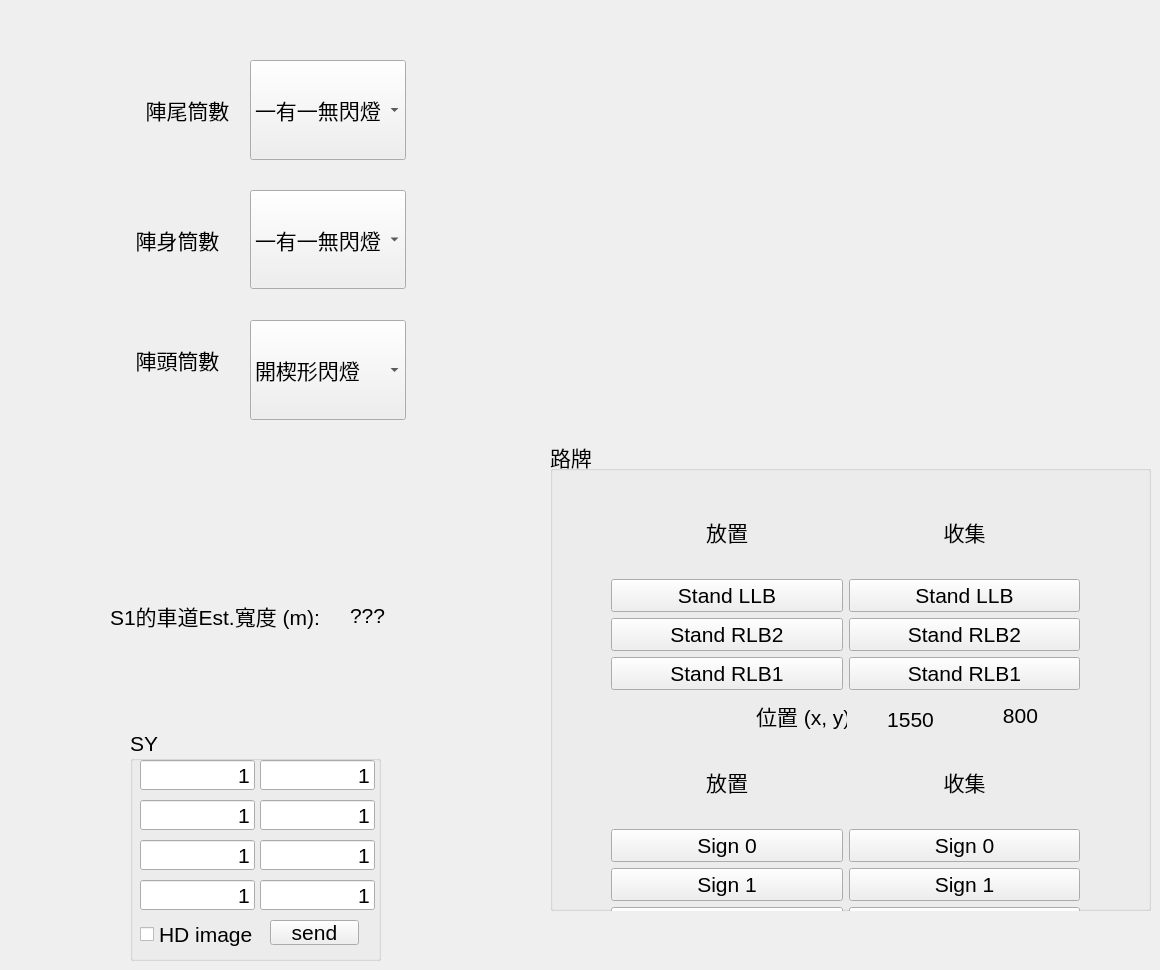
      <widget class="QWidget" name="tab_3">
       <attribute name="title">
        <string>Page</string>
       </attribute>
       <widget class="QGroupBox" name="groupBox_7">
        <property name="geometry">
         <rect>
          <x>550</x>
          <y>440</y>
          <width>601</width>
          <height>471</height>
         </rect>
        </property>
        <property name="sizePolicy">
         <sizepolicy hsizetype="Preferred" vsizetype="Preferred">
          <horstretch>0</horstretch>
          <verstretch>0</verstretch>
         </sizepolicy>
        </property>
        <property name="font">
         <font>
          <pointsize>16</pointsize>
         </font>
        </property>
        <property name="title">
         <string>路牌</string>
        </property>
        <widget class="QWidget" name="gridLayoutWidget_4">
         <property name="geometry">
          <rect>
           <x>60</x>
           <y>50</y>
           <width>471</width>
           <height>201</height>
          </rect>
         </property>
         <property name="font">
          <font>
           <pointsize>16</pointsize>
          </font>
         </property>
         <layout class="QGridLayout" name="gridLayout_6">
          <property name="leftMargin">
           <number>1</number>
          </property>
          <property name="topMargin">
           <number>1</number>
          </property>
          <property name="rightMargin">
           <number>1</number>
          </property>
          <property name="bottomMargin">
           <number>1</number>
          </property>
          <item row="3" column="2">
           <widget class="QPushButton" name="StandCollectButton_2">
            <property name="font">
             <font>
              <pointsize>16</pointsize>
             </font>
            </property>
            <property name="text">
             <string>Stand RLB1</string>
            </property>
           </widget>
          </item>
          <item row="1" column="1">
           <widget class="QPushButton" name="StandPlaceButton_0">
            <property name="font">
             <font>
              <pointsize>16</pointsize>
             </font>
            </property>
            <property name="text">
             <string>Stand LLB</string>
            </property>
           </widget>
          </item>
          <item row="2" column="1">
           <widget class="QPushButton" name="StandPlaceButton_1">
            <property name="font">
             <font>
              <pointsize>16</pointsize>
             </font>
            </property>
            <property name="text">
             <string>Stand RLB2</string>
            </property>
           </widget>
          </item>
          <item row="1" column="2">
           <widget class="QPushButton" name="StandCollectButton_0">
            <property name="font">
             <font>
              <pointsize>16</pointsize>
             </font>
            </property>
            <property name="text">
             <string>Stand LLB</string>
            </property>
           </widget>
          </item>
          <item row="2" column="2">
           <widget class="QPushButton" name="StandCollectButton_1">
            <property name="font">
             <font>
              <pointsize>16</pointsize>
             </font>
            </property>
            <property name="text">
             <string>Stand RLB2</string>
            </property>
           </widget>
          </item>
          <item row="3" column="1">
           <widget class="QPushButton" name="StandPlaceButton_2">
            <property name="font">
             <font>
              <pointsize>16</pointsize>
             </font>
            </property>
            <property name="text">
             <string>Stand RLB1</string>
            </property>
           </widget>
          </item>
          <item row="0" column="1">
           <widget class="QLabel" name="label_18">
            <property name="font">
             <font>
              <pointsize>16</pointsize>
             </font>
            </property>
            <property name="text">
             <string>放置</string>
            </property>
            <property name="alignment">
             <set>Qt::AlignCenter</set>
            </property>
           </widget>
          </item>
          <item row="0" column="2">
           <widget class="QLabel" name="label_26">
            <property name="font">
             <font>
              <pointsize>16</pointsize>
             </font>
            </property>
            <property name="text">
             <string>收集</string>
            </property>
            <property name="alignment">
             <set>Qt::AlignCenter</set>
            </property>
           </widget>
          </item>
         </layout>
        </widget>
        <widget class="QWidget" name="gridLayoutWidget_24">
         <property name="geometry">
          <rect>
           <x>60</x>
           <y>300</y>
           <width>471</width>
           <height>201</height>
          </rect>
         </property>
         <property name="font">
          <font>
           <pointsize>16</pointsize>
          </font>
         </property>
         <layout class="QGridLayout" name="gridLayout_26">
          <property name="leftMargin">
           <number>1</number>
          </property>
          <property name="topMargin">
           <number>1</number>
          </property>
          <property name="rightMargin">
           <number>1</number>
          </property>
          <property name="bottomMargin">
           <number>1</number>
          </property>
          <item row="3" column="2">
           <widget class="QPushButton" name="SignCollectButton_2">
            <property name="font">
             <font>
              <pointsize>16</pointsize>
             </font>
            </property>
            <property name="text">
             <string>Sign 2</string>
            </property>
           </widget>
          </item>
          <item row="1" column="1">
           <widget class="QPushButton" name="SignPlaceButton_0">
            <property name="font">
             <font>
              <pointsize>16</pointsize>
             </font>
            </property>
            <property name="text">
             <string>Sign 0</string>
            </property>
           </widget>
          </item>
          <item row="2" column="1">
           <widget class="QPushButton" name="SignPlaceButton_1">
            <property name="font">
             <font>
              <pointsize>16</pointsize>
             </font>
            </property>
            <property name="text">
             <string>Sign 1</string>
            </property>
           </widget>
          </item>
          <item row="1" column="2">
           <widget class="QPushButton" name="SignCollectButton_0">
            <property name="font">
             <font>
              <pointsize>16</pointsize>
             </font>
            </property>
            <property name="text">
             <string>Sign 0</string>
            </property>
           </widget>
          </item>
          <item row="2" column="2">
           <widget class="QPushButton" name="SignCollectButton_1">
            <property name="font">
             <font>
              <pointsize>16</pointsize>
             </font>
            </property>
            <property name="text">
             <string>Sign 1</string>
            </property>
           </widget>
          </item>
          <item row="3" column="1">
           <widget class="QPushButton" name="SignPlaceButton_2">
            <property name="font">
             <font>
              <pointsize>16</pointsize>
             </font>
            </property>
            <property name="text">
             <string>Sign 2</string>
            </property>
           </widget>
          </item>
          <item row="0" column="1">
           <widget class="QLabel" name="label_27">
            <property name="font">
             <font>
              <pointsize>16</pointsize>
             </font>
            </property>
            <property name="text">
             <string>放置</string>
            </property>
            <property name="alignment">
             <set>Qt::AlignCenter</set>
            </property>
           </widget>
          </item>
          <item row="0" column="2">
           <widget class="QLabel" name="label_28">
            <property name="font">
             <font>
              <pointsize>16</pointsize>
             </font>
            </property>
            <property name="text">
             <string>收集</string>
            </property>
            <property name="alignment">
             <set>Qt::AlignCenter</set>
            </property>
           </widget>
          </item>
         </layout>
        </widget>
        <widget class="QLabel" name="label_30">
         <property name="geometry">
          <rect>
           <x>206</x>
           <y>260</y>
           <width>91</width>
           <height>31</height>
          </rect>
         </property>
         <property name="font">
          <font>
           <pointsize>16</pointsize>
          </font>
         </property>
         <property name="text">
          <string>位置 (x, y):</string>
         </property>
        </widget>
        <widget class="QLabel" name="mouseCursorPositionXExtLabel">
         <property name="geometry">
          <rect>
           <x>310</x>
           <y>269</y>
           <width>101</width>
           <height>21</height>
          </rect>
         </property>
         <property name="font">
          <font>
           <pointsize>16</pointsize>
          </font>
         </property>
         <property name="text">
          <string>1550</string>
         </property>
         <property name="alignment">
          <set>Qt::AlignCenter</set>
         </property>
        </widget>
        <widget class="QLabel" name="mouseCursorPositionYExtLabel">
         <property name="geometry">
          <rect>
           <x>420</x>
           <y>260</y>
           <width>101</width>
           <height>31</height>
          </rect>
         </property>
         <property name="font">
          <font>
           <pointsize>16</pointsize>
          </font>
         </property>
         <property name="text">
          <string>800</string>
         </property>
         <property name="alignment">
          <set>Qt::AlignCenter</set>
         </property>
        </widget>
       </widget>
       <widget class="QLabel" name="label_29">
        <property name="geometry">
         <rect>
          <x>110</x>
          <y>590</y>
          <width>241</width>
          <height>51</height>
         </rect>
        </property>
        <property name="font">
         <font>
          <pointsize>16</pointsize>
         </font>
        </property>
        <property name="text">
         <string>S1的車道Est.寬度 (m):</string>
        </property>
       </widget>
       <widget class="QLabel" name="conePlaceConvSelectedLaneWidthLabel">
        <property name="geometry">
         <rect>
          <x>350</x>
          <y>590</y>
          <width>67</width>
          <height>51</height>
         </rect>
        </property>
        <property name="font">
         <font>
          <pointsize>16</pointsize>
         </font>
        </property>
        <property name="text">
         <string>???</string>
        </property>
       </widget>
       <widget class="QGroupBox" name="groupBox_18">
        <property name="geometry">
         <rect>
          <x>130</x>
          <y>730</y>
          <width>251</width>
          <height>231</height>
         </rect>
        </property>
        <property name="font">
         <font>
          <pointsize>16</pointsize>
         </font>
        </property>
        <property name="title">
         <string>SY</string>
        </property>
        <widget class="QLineEdit" name="visionLineEdit_3">
         <property name="geometry">
          <rect>
           <x>130</x>
           <y>70</y>
           <width>115</width>
           <height>30</height>
          </rect>
         </property>
         <property name="font">
          <font>
           <pointsize>16</pointsize>
          </font>
         </property>
         <property name="text">
          <string>1</string>
         </property>
         <property name="alignment">
          <set>Qt::AlignRight|Qt::AlignTrailing|Qt::AlignVCenter</set>
         </property>
        </widget>
        <widget class="QLineEdit" name="visionLineEdit_0">
         <property name="geometry">
          <rect>
           <x>10</x>
           <y>30</y>
           <width>115</width>
           <height>30</height>
          </rect>
         </property>
         <property name="font">
          <font>
           <pointsize>16</pointsize>
          </font>
         </property>
         <property name="text">
          <string>1</string>
         </property>
         <property name="alignment">
          <set>Qt::AlignRight|Qt::AlignTrailing|Qt::AlignVCenter</set>
         </property>
        </widget>
        <widget class="QLineEdit" name="visionLineEdit_1">
         <property name="geometry">
          <rect>
           <x>130</x>
           <y>30</y>
           <width>115</width>
           <height>30</height>
          </rect>
         </property>
         <property name="font">
          <font>
           <pointsize>16</pointsize>
          </font>
         </property>
         <property name="text">
          <string>1</string>
         </property>
         <property name="alignment">
          <set>Qt::AlignRight|Qt::AlignTrailing|Qt::AlignVCenter</set>
         </property>
        </widget>
        <widget class="QLineEdit" name="visionLineEdit_2">
         <property name="geometry">
          <rect>
           <x>10</x>
           <y>70</y>
           <width>115</width>
           <height>30</height>
          </rect>
         </property>
         <property name="font">
          <font>
           <pointsize>16</pointsize>
          </font>
         </property>
         <property name="text">
          <string>1</string>
         </property>
         <property name="alignment">
          <set>Qt::AlignRight|Qt::AlignTrailing|Qt::AlignVCenter</set>
         </property>
        </widget>
        <widget class="QPushButton" name="visionPushButton">
         <property name="geometry">
          <rect>
           <x>140</x>
           <y>190</y>
           <width>89</width>
           <height>25</height>
          </rect>
         </property>
         <property name="font">
          <font>
           <pointsize>16</pointsize>
          </font>
         </property>
         <property name="text">
          <string>send</string>
         </property>
        </widget>
        <widget class="QLineEdit" name="visionLineEdit_4">
         <property name="geometry">
          <rect>
           <x>10</x>
           <y>110</y>
           <width>115</width>
           <height>30</height>
          </rect>
         </property>
         <property name="font">
          <font>
           <pointsize>16</pointsize>
          </font>
         </property>
         <property name="text">
          <string>1</string>
         </property>
         <property name="alignment">
          <set>Qt::AlignRight|Qt::AlignTrailing|Qt::AlignVCenter</set>
         </property>
        </widget>
        <widget class="QLineEdit" name="visionLineEdit_5">
         <property name="geometry">
          <rect>
           <x>130</x>
           <y>110</y>
           <width>115</width>
           <height>30</height>
          </rect>
         </property>
         <property name="font">
          <font>
           <pointsize>16</pointsize>
          </font>
         </property>
         <property name="text">
          <string>1</string>
         </property>
         <property name="alignment">
          <set>Qt::AlignRight|Qt::AlignTrailing|Qt::AlignVCenter</set>
         </property>
        </widget>
        <widget class="QLineEdit" name="visionLineEdit_6">
         <property name="geometry">
          <rect>
           <x>10</x>
           <y>150</y>
           <width>115</width>
           <height>30</height>
          </rect>
         </property>
         <property name="font">
          <font>
           <pointsize>16</pointsize>
          </font>
         </property>
         <property name="text">
          <string>1</string>
         </property>
         <property name="alignment">
          <set>Qt::AlignRight|Qt::AlignTrailing|Qt::AlignVCenter</set>
         </property>
        </widget>
        <widget class="QLineEdit" name="visionLineEdit_7">
         <property name="geometry">
          <rect>
           <x>130</x>
           <y>150</y>
           <width>115</width>
           <height>30</height>
          </rect>
         </property>
         <property name="font">
          <font>
           <pointsize>16</pointsize>
          </font>
         </property>
         <property name="text">
          <string>1</string>
         </property>
         <property name="alignment">
          <set>Qt::AlignRight|Qt::AlignTrailing|Qt::AlignVCenter</set>
         </property>
        </widget>
        <widget class="QCheckBox" name="HDimageCheckBox">
         <property name="geometry">
          <rect>
           <x>10</x>
           <y>190</y>
           <width>115</width>
           <height>28</height>
          </rect>
         </property>
         <property name="font">
          <font>
           <pointsize>16</pointsize>
          </font>
         </property>
         <property name="text">
          <string>HD image</string>
         </property>
         <property name="checkable">
          <bool>true</bool>
         </property>
         <property name="checked">
          <bool>false</bool>
         </property>
        </widget>
       </widget>
       <widget class="QLabel" name="label_75">
        <property name="geometry">
         <rect>
          <x>120</x>
          <y>60</y>
          <width>135</width>
          <height>100</height>
         </rect>
        </property>
        <property name="sizePolicy">
         <sizepolicy hsizetype="Preferred" vsizetype="Expanding">
          <horstretch>0</horstretch>
          <verstretch>0</verstretch>
         </sizepolicy>
        </property>
        <property name="font">
         <font>
          <pointsize>16</pointsize>
         </font>
        </property>
        <property name="text">
         <string>陣尾筒數</string>
        </property>
        <property name="alignment">
         <set>Qt::AlignCenter</set>
        </property>
       </widget>
       <widget class="QComboBox" name="withLanternComboBox_2">
        <property name="geometry">
         <rect>
          <x>250</x>
          <y>60</y>
          <width>156</width>
          <height>100</height>
         </rect>
        </property>
        <property name="sizePolicy">
         <sizepolicy hsizetype="Preferred" vsizetype="Expanding">
          <horstretch>0</horstretch>
          <verstretch>0</verstretch>
         </sizepolicy>
        </property>
        <property name="font">
         <font>
          <pointsize>16</pointsize>
         </font>
        </property>
        <property name="currentIndex">
         <number>1</number>
        </property>
        <item>
         <property name="text">
          <string>無閃燈</string>
         </property>
        </item>
        <item>
         <property name="text">
          <string>一有一無閃燈</string>
         </property>
        </item>
        <item>
         <property name="text">
          <string>全閃燈</string>
         </property>
        </item>
        <item>
         <property name="text">
          <string>開楔形閃燈</string>
         </property>
        </item>
       </widget>
       <widget class="QLabel" name="label_77">
        <property name="geometry">
         <rect>
          <x>110</x>
          <y>190</y>
          <width>135</width>
          <height>99</height>
         </rect>
        </property>
        <property name="sizePolicy">
         <sizepolicy hsizetype="Preferred" vsizetype="Expanding">
          <horstretch>0</horstretch>
          <verstretch>0</verstretch>
         </sizepolicy>
        </property>
        <property name="font">
         <font>
          <pointsize>16</pointsize>
         </font>
        </property>
        <property name="text">
         <string>陣身筒數</string>
        </property>
        <property name="alignment">
         <set>Qt::AlignCenter</set>
        </property>
       </widget>
       <widget class="QComboBox" name="withLanternComboBox_1">
        <property name="geometry">
         <rect>
          <x>250</x>
          <y>190</y>
          <width>156</width>
          <height>99</height>
         </rect>
        </property>
        <property name="sizePolicy">
         <sizepolicy hsizetype="Preferred" vsizetype="Expanding">
          <horstretch>0</horstretch>
          <verstretch>0</verstretch>
         </sizepolicy>
        </property>
        <property name="font">
         <font>
          <pointsize>16</pointsize>
         </font>
        </property>
        <property name="currentIndex">
         <number>1</number>
        </property>
        <item>
         <property name="text">
          <string>無閃燈</string>
         </property>
        </item>
        <item>
         <property name="text">
          <string>一有一無閃燈</string>
         </property>
        </item>
        <item>
         <property name="text">
          <string>全閃燈</string>
         </property>
        </item>
        <item>
         <property name="text">
          <string>開楔形閃燈</string>
         </property>
        </item>
       </widget>
       <widget class="QLabel" name="label_78">
        <property name="geometry">
         <rect>
          <x>110</x>
          <y>310</y>
          <width>135</width>
          <height>100</height>
         </rect>
        </property>
        <property name="sizePolicy">
         <sizepolicy hsizetype="Preferred" vsizetype="Expanding">
          <horstretch>0</horstretch>
          <verstretch>0</verstretch>
         </sizepolicy>
        </property>
        <property name="font">
         <font>
          <pointsize>16</pointsize>
         </font>
        </property>
        <property name="text">
         <string>陣頭筒數</string>
        </property>
        <property name="alignment">
         <set>Qt::AlignCenter</set>
        </property>
       </widget>
       <widget class="QComboBox" name="withLanternComboBox_0">
        <property name="geometry">
         <rect>
          <x>250</x>
          <y>320</y>
          <width>156</width>
          <height>100</height>
         </rect>
        </property>
        <property name="sizePolicy">
         <sizepolicy hsizetype="Preferred" vsizetype="Expanding">
          <horstretch>0</horstretch>
          <verstretch>0</verstretch>
         </sizepolicy>
        </property>
        <property name="font">
         <font>
          <pointsize>16</pointsize>
         </font>
        </property>
        <property name="currentIndex">
         <number>3</number>
        </property>
        <item>
         <property name="text">
          <string>無閃燈</string>
         </property>
        </item>
        <item>
         <property name="text">
          <string>一有一無閃燈</string>
         </property>
        </item>
        <item>
         <property name="text">
          <string>全閃燈</string>
         </property>
        </item>
        <item>
         <property name="text">
          <string>開楔形閃燈</string>
         </property>
        </item>
       </widget>
      </widget>
